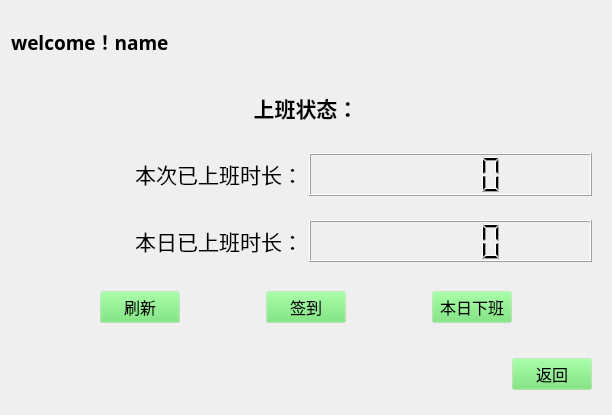
<?xml version="1.0" encoding="UTF-8"?>
<ui version="4.0">
 <class>Clock_in_out</class>
 <widget class="QWidget" name="Clock_in_out">
  <property name="geometry">
   <rect>
    <x>0</x>
    <y>0</y>
    <width>612</width>
    <height>415</height>
   </rect>
  </property>
  <property name="windowTitle">
   <string>Form</string>
  </property>
  <layout class="QVBoxLayout" name="verticalLayout">
   <item>
    <widget class="QLabel" name="label_3">
     <property name="font">
      <font>
       <family>微软雅黑</family>
       <pointsize>12</pointsize>
      </font>
     </property>
     <property name="text">
      <string>&lt;html&gt;&lt;head/&gt;&lt;body&gt;&lt;p&gt;&lt;span style=&quot; font-size:14pt; font-weight:600;&quot;&gt;welcome！name&lt;/span&gt;&lt;/p&gt;&lt;/body&gt;&lt;/html&gt;</string>
     </property>
    </widget>
   </item>
   <item>
    <widget class="QLabel" name="label">
     <property name="font">
      <font>
       <family>微软雅黑 Light</family>
       <pointsize>12</pointsize>
      </font>
     </property>
     <property name="text">
      <string>&lt;html&gt;&lt;head/&gt;&lt;body&gt;&lt;p align=&quot;center&quot;&gt;&lt;span style=&quot; font-size:16pt; font-weight:600;&quot;&gt;上班状态：&lt;/span&gt;&lt;/p&gt;&lt;/body&gt;&lt;/html&gt;</string>
     </property>
    </widget>
   </item>
   <item>
    <widget class="QWidget" name="widget" native="true">
     <layout class="QHBoxLayout" name="horizontalLayout">
      <item>
       <widget class="QLabel" name="label_4">
        <property name="font">
         <font>
          <family>微软雅黑</family>
          <pointsize>12</pointsize>
         </font>
        </property>
        <property name="text">
         <string>&lt;html&gt;&lt;head/&gt;&lt;body&gt;&lt;p align=&quot;right&quot;&gt;&lt;span style=&quot; font-size:16pt;&quot;&gt;本次已上班时长：&lt;/span&gt;&lt;/p&gt;&lt;/body&gt;&lt;/html&gt;</string>
        </property>
       </widget>
      </item>
      <item>
       <widget class="QLCDNumber" name="lcdNumber_2"/>
      </item>
     </layout>
    </widget>
   </item>
   <item>
    <widget class="QWidget" name="widget_2" native="true">
     <layout class="QHBoxLayout" name="horizontalLayout_2">
      <item>
       <widget class="QLabel" name="label_2">
        <property name="font">
         <font>
          <family>微软雅黑</family>
          <pointsize>12</pointsize>
         </font>
        </property>
        <property name="text">
         <string>&lt;html&gt;&lt;head/&gt;&lt;body&gt;&lt;p align=&quot;right&quot;&gt;&lt;span style=&quot; font-size:16pt;&quot;&gt;本日已上班时长：&lt;/span&gt;&lt;/p&gt;&lt;/body&gt;&lt;/html&gt;</string>
        </property>
       </widget>
      </item>
      <item>
       <widget class="QLCDNumber" name="lcdNumber"/>
      </item>
     </layout>
    </widget>
   </item>
   <item>
    <widget class="QWidget" name="widget_3" native="true">
     <layout class="QHBoxLayout" name="horizontalLayout_3">
      <item>
       <spacer name="horizontalSpacer_4">
        <property name="orientation">
         <enum>Qt::Horizontal</enum>
        </property>
        <property name="sizeHint" stdset="0">
         <size>
          <width>40</width>
          <height>20</height>
         </size>
        </property>
       </spacer>
      </item>
      <item>
       <widget class="QPushButton" name="pushButton_3">
        <property name="font">
         <font>
          <family>微软雅黑</family>
          <pointsize>12</pointsize>
         </font>
        </property>
        <property name="styleSheet">
         <string notr="true"> QPushButton{
                background-color:rgba(100,225,100,30);//背景色（也可以设置图片）
  border-style:outset; //边框样式（inset/outset）
  border-width:4px;  //边框宽度像素
border-radius:10px;        //边框圆角半径像素
border-color:rgba(255,255,255,30);    //边框padding:6px;                //填衬
                }
                //鼠标按下样式
                QPushButton:pressed{
                background-color:rgba(100,255,100,200);
                border-color:rgba(255,255,255,30);
                border-style:inset;
                color:rgba(0,0,0,100);
                }
                //鼠标悬停样式
                QPushButton:hover{
                background-color:rgba(100,255,100,100);
                border-color:rgba(255,255,255,200);
                color:rgba(0,0,0,200);
                }</string>
        </property>
        <property name="text">
         <string>刷新</string>
        </property>
       </widget>
      </item>
      <item>
       <spacer name="horizontalSpacer_2">
        <property name="orientation">
         <enum>Qt::Horizontal</enum>
        </property>
        <property name="sizeHint" stdset="0">
         <size>
          <width>40</width>
          <height>20</height>
         </size>
        </property>
       </spacer>
      </item>
      <item>
       <widget class="QPushButton" name="pushButton">
        <property name="font">
         <font>
          <family>微软雅黑</family>
          <pointsize>12</pointsize>
         </font>
        </property>
        <property name="styleSheet">
         <string notr="true"> QPushButton{
                background-color:rgba(100,225,100,30);//背景色（也可以设置图片）
  border-style:outset; //边框样式（inset/outset）
  border-width:4px;  //边框宽度像素
border-radius:10px;        //边框圆角半径像素
border-color:rgba(255,255,255,30);    //边框padding:6px;                //填衬
                }
                //鼠标按下样式
                QPushButton:pressed{
                background-color:rgba(100,255,100,200);
                border-color:rgba(255,255,255,30);
                border-style:inset;
                color:rgba(0,0,0,100);
                }
                //鼠标悬停样式
                QPushButton:hover{
                background-color:rgba(100,255,100,100);
                border-color:rgba(255,255,255,200);
                color:rgba(0,0,0,200);
                }</string>
        </property>
        <property name="text">
         <string>签到</string>
        </property>
       </widget>
      </item>
      <item>
       <spacer name="horizontalSpacer_3">
        <property name="orientation">
         <enum>Qt::Horizontal</enum>
        </property>
        <property name="sizeHint" stdset="0">
         <size>
          <width>40</width>
          <height>20</height>
         </size>
        </property>
       </spacer>
      </item>
      <item>
       <widget class="QPushButton" name="pushButton_4">
        <property name="font">
         <font>
          <family>微软雅黑</family>
          <pointsize>12</pointsize>
         </font>
        </property>
        <property name="styleSheet">
         <string notr="true"> QPushButton{
                background-color:rgba(100,225,100,30);//背景色（也可以设置图片）
  border-style:outset; //边框样式（inset/outset）
  border-width:4px;  //边框宽度像素
border-radius:10px;        //边框圆角半径像素
border-color:rgba(255,255,255,30);    //边框padding:6px;                //填衬
                }
                //鼠标按下样式
                QPushButton:pressed{
                background-color:rgba(100,255,100,200);
                border-color:rgba(255,255,255,30);
                border-style:inset;
                color:rgba(0,0,0,100);
                }
                //鼠标悬停样式
                QPushButton:hover{
                background-color:rgba(100,255,100,100);
                border-color:rgba(255,255,255,200);
                color:rgba(0,0,0,200);
                }</string>
        </property>
        <property name="text">
         <string>本日下班</string>
        </property>
       </widget>
      </item>
      <item>
       <spacer name="horizontalSpacer_5">
        <property name="orientation">
         <enum>Qt::Horizontal</enum>
        </property>
        <property name="sizeHint" stdset="0">
         <size>
          <width>40</width>
          <height>20</height>
         </size>
        </property>
       </spacer>
      </item>
     </layout>
    </widget>
   </item>
   <item>
    <widget class="QWidget" name="widget_4" native="true">
     <layout class="QHBoxLayout" name="horizontalLayout_4">
      <item>
       <spacer name="horizontalSpacer">
        <property name="orientation">
         <enum>Qt::Horizontal</enum>
        </property>
        <property name="sizeHint" stdset="0">
         <size>
          <width>492</width>
          <height>20</height>
         </size>
        </property>
       </spacer>
      </item>
      <item>
       <widget class="QPushButton" name="pushButton_2">
        <property name="font">
         <font>
          <family>微软雅黑</family>
          <pointsize>12</pointsize>
         </font>
        </property>
        <property name="styleSheet">
         <string notr="true"> QPushButton{
                background-color:rgba(100,225,100,30);//背景色（也可以设置图片）
  border-style:outset; //边框样式（inset/outset）
  border-width:4px;  //边框宽度像素
border-radius:10px;        //边框圆角半径像素
border-color:rgba(255,255,255,30);    //边框padding:6px;                //填衬
                }
                //鼠标按下样式
                QPushButton:pressed{
                background-color:rgba(100,255,100,200);
                border-color:rgba(255,255,255,30);
                border-style:inset;
                color:rgba(0,0,0,100);
                }
                //鼠标悬停样式
                QPushButton:hover{
                background-color:rgba(100,255,100,100);
                border-color:rgba(255,255,255,200);
                color:rgba(0,0,0,200);
                }</string>
        </property>
        <property name="text">
         <string>返回</string>
        </property>
       </widget>
      </item>
     </layout>
    </widget>
   </item>
  </layout>
 </widget>
 <resources/>
 <connections/>
</ui>
